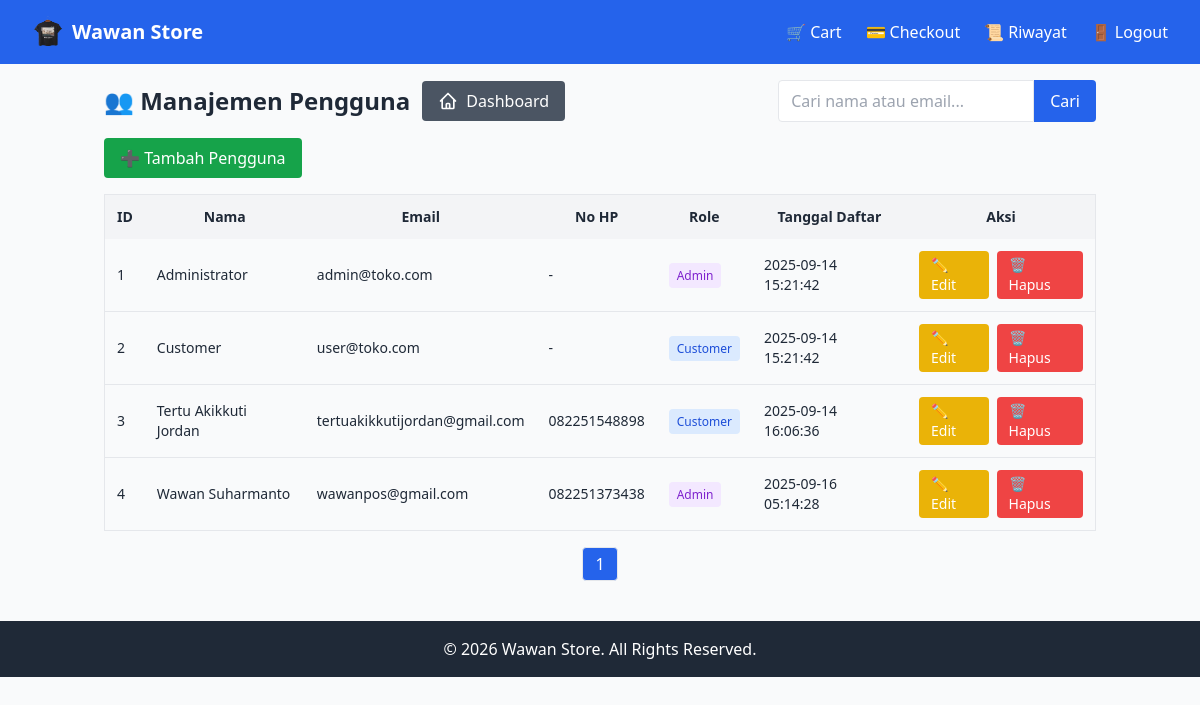
The page /admin/users.php (signed in) on the database its author committed.
### tables this page shows
CREATE TABLE `users` (
  `id` int(11) NOT NULL,
  `name` varchar(100) NOT NULL,
  `email` varchar(100) NOT NULL,
  `password` varchar(255) NOT NULL,
  `phone` varchar(20) DEFAULT NULL,
  `role` enum('admin','customer') DEFAULT 'customer',
  `created_at` timestamp NOT NULL DEFAULT current_timestamp()
);

### includes/functions.php (called while the page is built, shortened)
<?php
function e($string) {
    return htmlspecialchars($string, ENT_QUOTES, 'UTF-8');
}

### admin/users.php (the view, shortened to what this page needs)
<?php
include "../config/database.php";
include "../includes/functions.php";
$limit = 10;
$page = isset($_GET['page']) ? (int)$_GET['page'] : 1;
$offset = ($page - 1) * $limit;
$search = isset($_GET['search']) ? trim($_GET['search']) : "";
if ($search) {
    $stmtCount = $conn->prepare("SELECT COUNT(*) AS total FROM users WHERE name LIKE ? OR email LIKE ?");
    $like = "%$search%";
    $stmtCount->bind_param("ss", $like, $like);
    $stmtCount->execute();
    $total = $stmtCount->get_result()->fetch_assoc()['total'];
} else {
    $total = $conn->query("SELECT COUNT(*) AS total FROM users")->fetch_assoc()['total'];
}
$totalPages = max(1, ceil($total / $limit));
if ($search) {
    $sql = "SELECT * FROM users WHERE name LIKE ? OR email LIKE ? ORDER BY id ASC LIMIT ? OFFSET ?";
    $stmt = $conn->prepare($sql);
    $stmt->bind_param("ssii", $like, $like, $limit, $offset);
} else {
    $sql = "SELECT * FROM users ORDER BY id ASC LIMIT ? OFFSET ?";
    $stmt = $conn->prepare($sql);
    $stmt->bind_param("ii", $limit, $offset);
}
$stmt->execute();
$users = $stmt->get_result();
include "../includes/header.php";
?>
<div class="flex flex-col md:flex-row md:items-center md:justify-between mb-4 gap-3">
  <div class="flex items-center gap-3">
    <h1 class="text-2xl font-bold">👥 Manajemen Pengguna</h1>
    <a href="index.php"
       class="bg-gray-600 text-white px-4 py-2 rounded flex items-center gap-2 hover:bg-gray-700">
      Dashboard
    </a>
  </div>
  <form method="GET" class="flex">
    <input type="text" name="search" value="<?= e($search) ?>" placeholder="Cari nama atau email..."
           class="border rounded-l px-3 py-2 focus:outline-none w-64">
    <button class="bg-blue-600 text-white px-4 rounded-r hover:bg-blue-700">Cari</button>
  </form>
</div>
<div class="mb-4">
  <a href="add_user.php"
     class="bg-green-600 text-white px-4 py-2 rounded flex items-center gap-2 hover:bg-green-700 w-fit">
    ➕ Tambah Pengguna
  </a>
</div>
<div class="overflow-x-auto">
  <table class="w-full border border-gray-200 text-sm">
    <thead class="bg-gray-100">
      <tr>
        <th class="p-3 text-left">ID</th>
        <th class="p-3">Nama</th>
        <th class="p-3">Email</th>
        <th class="p-3">No HP</th>
        <th class="p-3">Role</th>
        <th class="p-3">Tanggal Daftar</th>
        <th class="p-3">Aksi</th>
      </tr>
    </thead>
    <tbody>
      <?php while ($row = $users->fetch_assoc()): ?>
      <tr class="border-b hover:bg-gray-50">
        <td class="p-3"><?= e($row['id']) ?></td>
        <td class="p-3"><?= e($row['name']) ?></td>
        <td class="p-3"><?= e($row['email']) ?></td>
        <td class="p-3"><?= e($row['phone'] ?? '-') ?></td>
        <td class="p-3 capitalize">
          <?php if ($row['role'] === 'admin'): ?>
            <span class="bg-purple-100 text-purple-700 px-2 py-1 rounded text-xs">Admin</span>
          <?php else: ?>
            <span class="bg-blue-100 text-blue-700 px-2 py-1 rounded text-xs">Customer</span>
          <?php endif; ?>
        </td>
        <td class="p-3"><?= e($row['created_at'] ?? '-') ?></td>
        <td class="p-3 flex gap-2">
          <a href="edit_user.php?id=<?= $row['id'] ?>"
             class="bg-yellow-500 text-white px-3 py-1 rounded flex items-center gap-1 hover:bg-yellow-600">
            ✏️ Edit
          </a>
          <a href="delete_user.php?id=<?= $row['id'] ?>"
             onclick="return confirm('Yakin hapus pengguna ini?')"
             class="bg-red-500 text-white px-3 py-1 rounded flex items-center gap-1 hover:bg-red-600">
            🗑 Hapus
          </a>
        </td>
      </tr>
      <?php endwhile; ?>
    </tbody>
  </table>
</div>
<div class="flex justify-center mt-4 flex-wrap gap-2">
  <?php for ($i=1; $i <= $totalPages; $i++): ?>
    <a href="?page=<?= $i ?>&search=<?= urlencode($search) ?>"
       class="px-3 py-1 border rounded <?= $page==$i?'bg-blue-600 text-white':'bg-white hover:bg-gray-100' ?>">
      <?= $i ?>
    </a>
  <?php endfor; ?>
</div>
<?php include "../includes/footer.php"; ?>

### rows shown on the page
users: id "1", name "Administrator", email "admin@toko.com", phone "-", role "Admin", created_at "2025-09-14 15:21:42"
users: id "2", name "Customer", email "user@toko.com", phone "-", role "Customer", created_at "2025-09-14 15:21:42"
users: id "3", name "Tertu Akikkuti Jordan", email "tertuakikkutijordan@gmail.com", phone "082251548898", role "Customer", created_at "2025-09-14 16:06:36"
users: id "4", name "Wawan Suharmanto", email "wawanpos@gmail.com", phone "082251373438", role "Admin", created_at "2025-09-16 05:14:28"
